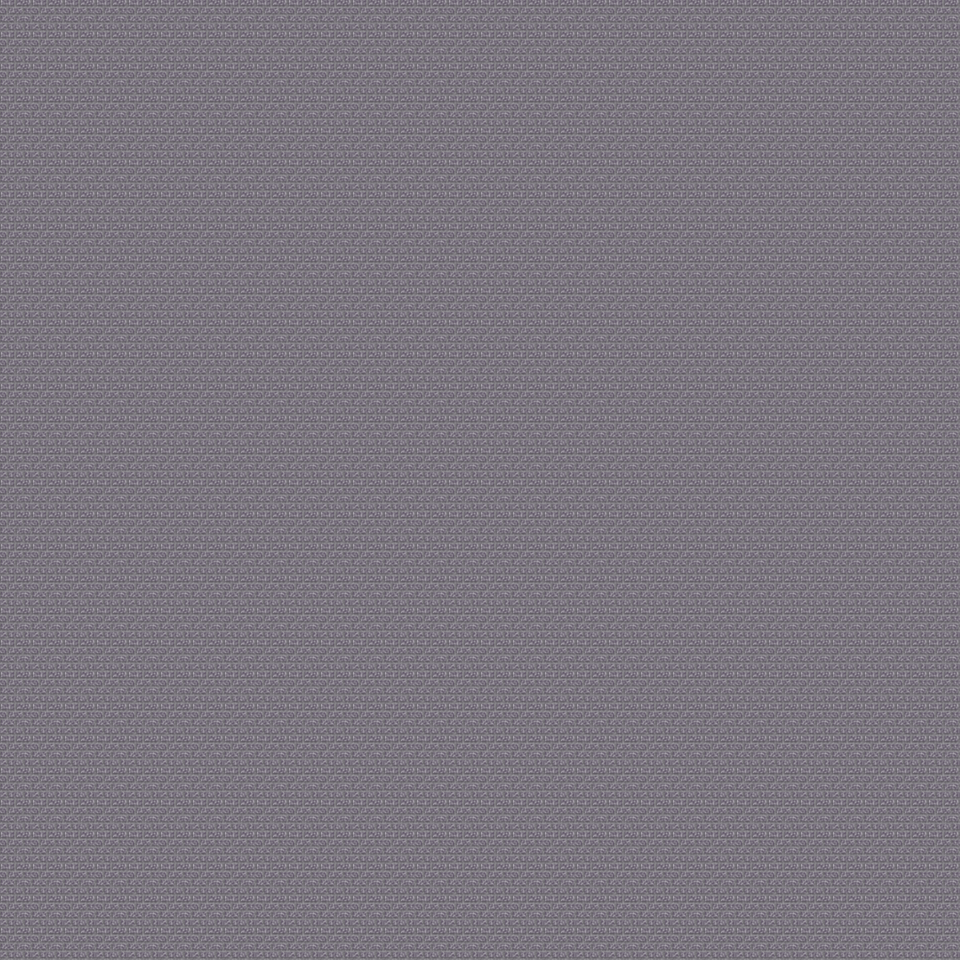

A level layout from a 2D game, rendered from its tile map. Below: a short description, then the map file with tile-grid data replaced by summaries:
An orthogonal 30x30 tile map with 32x32 px tiles, 6 tile layers (Ground, Object, Object2, Above, ...), 60 tilesets.

<map version="1.0" orientation="orthogonal" renderorder="right-down" width="30" height="30" tilewidth="32" tileheight="32" nextobjectid="1">
  <tileset firstgid="1" name="tileset_ground_indoor_tiles" tilewidth="32" tileheight="32" tilecount="8" columns="2">
    <image source="../drawable/tileset_ground_indoor_tiles.png" width="64" height="128" />
  </tileset>
  <tileset firstgid="9" name="tileset_ground_ground" tilewidth="32" tileheight="32" tilecount="33" columns="3">
    <image source="../drawable/tileset_ground_ground.png" width="96" height="352" />
  </tileset>
  <tileset firstgid="42" name="tileset_building_castle" tilewidth="32" tileheight="32" tilecount="320" columns="20">
    <image source="../drawable/tileset_building_castle.png" width="640" height="512" />
  </tileset>
  <tileset firstgid="362" name="tileset_furniture_carpet_carpets_2" tilewidth="32" tileheight="32" tilecount="20" columns="4">
    <image source="../drawable/tileset_furniture_carpet_carpets_2.png" width="128" height="160" />
  </tileset>
  <tileset firstgid="382" name="tileset_ground_ground_2" tilewidth="32" tileheight="32" tilecount="4" columns="4">
    <image source="../drawable/tileset_ground_ground_2.png" width="128" height="32" />
  </tileset>
  <tileset firstgid="386" name="tileset_building_church" tilewidth="32" tileheight="32" tilecount="56" columns="8">
    <image source="../drawable/tileset_building_church.png" width="256" height="224" />
  </tileset>
  <tileset firstgid="442" name="tileset_ground_indoor_church_tiles" tilewidth="32" tileheight="32" tilecount="2" columns="2">
    <image source="../drawable/tileset_ground_indoor_church_tiles.png" width="64" height="32" />
  </tileset>
  <tileset firstgid="444" name="tileset_ground_water_pool" tilewidth="32" tileheight="32" tilecount="72" columns="3">
    <image source="../drawable/tileset_ground_water_pool.png" width="96" height="768" />
  </tileset>
  <tileset firstgid="516" name="tileset_building_entrance_int_iron_bars" tilewidth="32" tileheight="32" tilecount="12" columns="3">
    <image source="../drawable/tileset_building_entrance_int_iron_bars.png" width="96" height="128" />
  </tileset>
  <tileset firstgid="528" name="tileset_plant_bush_hedge" tilewidth="32" tileheight="32" tilecount="35" columns="5">
    <image source="../drawable/tileset_plant_bush_hedge.png" width="160" height="224" />
  </tileset>
  <tileset firstgid="563" name="tileset_building_wall_wall_brown" tilewidth="32" tileheight="32" tilecount="12" columns="3">
    <image source="../drawable/tileset_building_wall_wall_brown.png" width="96" height="128" />
  </tileset>
  <tileset firstgid="575" name="tileset_ground_cobbled_paving" tilewidth="32" tileheight="32" tilecount="1" columns="1">
    <image source="../drawable/tileset_ground_cobbled_paving.png" width="32" height="32" />
  </tileset>
  <tileset firstgid="576" name="tileset_building_wall_wood" tilewidth="32" tileheight="32" tilecount="16" columns="4">
    <image source="../drawable/tileset_building_wall_wood.png" width="128" height="128" />
  </tileset>
  <tileset firstgid="592" name="tileset_plant_leaves" tilewidth="32" tileheight="32" tilecount="8" columns="4">
    <image source="../drawable/tileset_plant_leaves.png" width="128" height="64" />
  </tileset>
  <tileset firstgid="600" name="tileset_furniture_sink_pale_brown_stone" tilewidth="32" tileheight="32" tilecount="4" columns="2">
    <image source="../drawable/tileset_furniture_sink_pale_brown_stone.png" width="64" height="64" />
  </tileset>
  <tileset firstgid="604" name="tileset_item_statue_grey_stone" tilewidth="32" tileheight="32" tilecount="4" columns="2">
    <image source="../drawable/tileset_item_statue_grey_stone.png" width="64" height="64" />
  </tileset>
  <tileset firstgid="608" name="tileset_ground_grass_edges" tilewidth="32" tileheight="32" tilecount="36" columns="12">
    <image source="../drawable/tileset_ground_grass_edges.png" width="384" height="96" />
  </tileset>
  <tileset firstgid="644" name="tileset_item_statue_cross" tilewidth="32" tileheight="32" tilecount="1" columns="1">
    <image source="../drawable/tileset_item_statue_cross.png" width="32" height="32" />
  </tileset>
  <tileset firstgid="645" name="tileset_item_gothic_large_gravestone" tilewidth="32" tileheight="32" tilecount="9" columns="3">
    <image source="../drawable/tileset_item_gothic_large_gravestone.png" width="96" height="96" />
  </tileset>
  <tileset firstgid="654" name="tileset_building_fence_fence_chunky" tilewidth="32" tileheight="32" tilecount="21" columns="3">
    <image source="../drawable/tileset_building_fence_fence_chunky.png" width="96" height="224" />
  </tileset>
  <tileset firstgid="675" name="tileset_plant_flower_daisy_blue" tilewidth="32" tileheight="32" tilecount="8" columns="2">
    <image source="../drawable/tileset_plant_flower_daisy_blue.png" width="64" height="128" />
  </tileset>
  <tileset firstgid="683" name="tileset_plant_flower_daisy_red" tilewidth="32" tileheight="32" tilecount="8" columns="2">
    <image source="../drawable/tileset_plant_flower_daisy_red.png" width="64" height="128" />
  </tileset>
  <tileset firstgid="691" name="tileset_plant_flower_daisy_yellow" tilewidth="32" tileheight="32" tilecount="8" columns="2">
    <image source="../drawable/tileset_plant_flower_daisy_yellow.png" width="64" height="128" />
  </tileset>
  <tileset firstgid="699" name="tileset_building_door_door_n" tilewidth="32" tileheight="32" tilecount="6" columns="3">
    <image source="../drawable/tileset_building_door_door_n.png" width="96" height="64" />
  </tileset>
  <tileset firstgid="705" name="tileset_plant_flower_daisy_white" tilewidth="32" tileheight="32" tilecount="8" columns="2">
    <image source="../drawable/tileset_plant_flower_daisy_white.png" width="64" height="128" />
  </tileset>
  <tileset firstgid="713" name="tileset_building_door_closed_with_key" tilewidth="32" tileheight="32" tilecount="1" columns="1">
    <image source="../drawable/tileset_building_door_closed_with_key.png" width="32" height="32" />
  </tileset>
  <tileset firstgid="714" name="tileset_building_window_window_right" tilewidth="32" tileheight="32" tilecount="2" columns="2">
    <image source="../drawable/tileset_building_window_window_right.png" width="64" height="32" />
  </tileset>
  <tileset firstgid="716" name="tileset_building_roof_red" tilewidth="32" tileheight="32" tilecount="20" columns="5">
    <image source="../drawable/tileset_building_roof_red.png" width="160" height="128" />
  </tileset>
  <tileset firstgid="736" name="tileset_building_window_window_left" tilewidth="32" tileheight="32" tilecount="2" columns="2">
    <image source="../drawable/tileset_building_window_window_left.png" width="64" height="32" />
  </tileset>
  <tileset firstgid="738" name="tileset_building_window_window_long" tilewidth="32" tileheight="32" tilecount="3" columns="3">
    <image source="../drawable/tileset_building_window_window_long.png" width="96" height="32" />
  </tileset>
  <tileset firstgid="741" name="tileset_building_roof_yellow" tilewidth="32" tileheight="32" tilecount="20" columns="5">
    <image source="../drawable/tileset_building_roof_yellow.png" width="160" height="128" />
  </tileset>
  <tileset firstgid="761" name="tileset_building_roof_green" tilewidth="32" tileheight="32" tilecount="20" columns="5">
    <image source="../drawable/tileset_building_roof_green.png" width="160" height="128" />
  </tileset>
  <tileset firstgid="781" name="tileset_building_roof_blue" tilewidth="32" tileheight="32" tilecount="20" columns="5">
    <image source="../drawable/tileset_building_roof_blue.png" width="160" height="128" />
  </tileset>
  <tileset firstgid="801" name="tileset_building_decoration_chimney_big" tilewidth="32" tileheight="32" tilecount="2" columns="1">
    <image source="../drawable/tileset_building_decoration_chimney_big.png" width="32" height="64" />
  </tileset>
  <tileset firstgid="803" name="tileset_logic_collision" tilewidth="32" tileheight="32" tilecount="1" columns="1">
    <image source="../drawable/tileset_logic_collision.png" width="32" height="32" />
  </tileset>
  <tileset firstgid="804" name="tileset_ground_water_pool_deep" tilewidth="32" tileheight="32" tilecount="72" columns="3">
    <image source="../drawable/tileset_ground_water_pool_deep.png" width="96" height="768" />
  </tileset>
  <tileset firstgid="876" name="tileset_ground_grass_corners" tilewidth="32" tileheight="32" tilecount="24" columns="6">
    <image source="../drawable/tileset_ground_grass_corners.png" width="192" height="128" />
  </tileset>
  <tileset firstgid="900" name="tileset_building_door_closed" tilewidth="32" tileheight="32" tilecount="1" columns="1">
    <image source="../drawable/tileset_building_door_closed.png" width="32" height="32" />
  </tileset>
  <tileset firstgid="901" name="tileset_building_decoration_numbers" tilewidth="32" tileheight="32" tilecount="20" columns="2">
    <image source="../drawable/tileset_building_decoration_numbers.png" width="64" height="320" />
  </tileset>
  <tileset firstgid="921" name="tileset_furniture_other_stick" tilewidth="32" tileheight="32" tilecount="2" columns="1">
    <image source="../drawable/tileset_furniture_other_stick.png" width="32" height="64" />
  </tileset>
  <tileset firstgid="923" name="tileset_ground_green_paving" tilewidth="32" tileheight="32" tilecount="18" columns="3">
    <image source="../drawable/tileset_ground_green_paving.png" width="96" height="192" />
  </tileset>
  <tileset firstgid="941" name="tileset_furniture_light_lamp_bronze" tilewidth="32" tileheight="32" tilecount="3" columns="1">
    <image source="../drawable/tileset_furniture_light_lamp_bronze.png" width="32" height="96" />
  </tileset>
  <tileset firstgid="944" name="tileset_plant_tree_pine_tree_1" tilewidth="32" tileheight="32" tilecount="20" columns="4">
    <image source="../drawable/tileset_plant_tree_pine_tree_1.png" width="128" height="160" />
  </tileset>
  <tileset firstgid="964" name="tileset_plant_tree_pine_tree" tilewidth="32" tileheight="32" tilecount="20" columns="4">
    <image source="../drawable/tileset_plant_tree_pine_tree.png" width="128" height="160" />
  </tileset>
  <tileset firstgid="984" name="tileset_plant_flower_flowers_mixed" tilewidth="32" tileheight="32" tilecount="16" columns="4">
    <image source="../drawable/tileset_plant_flower_flowers_mixed.png" width="128" height="128" />
  </tileset>
  <tileset firstgid="1000" name="tileset_furniture_chair_bench_wooden" tilewidth="32" tileheight="32" tilecount="8" columns="2">
    <image source="../drawable/tileset_furniture_chair_bench_wooden.png" width="64" height="128" />
  </tileset>
  <tileset firstgid="1008" name="tileset_plant_stump_int_small_stump" tilewidth="32" tileheight="32" tilecount="1" columns="1">
    <image source="../drawable/tileset_plant_stump_int_small_stump.png" width="32" height="32" />
  </tileset>
  <tileset firstgid="1009" name="tileset_object_suspension_bridge" tilewidth="32" tileheight="32" tilecount="24" columns="3">
    <image source="../drawable/tileset_object_suspension_bridge.png" width="96" height="256" />
  </tileset>
  <tileset firstgid="1033" name="tileset_object_row_boat" tilewidth="32" tileheight="32" tilecount="30" columns="6">
    <image source="../drawable/tileset_object_row_boat.png" width="192" height="160" />
  </tileset>
  <tileset firstgid="1063" name="tileset_building_huts" tilewidth="32" tileheight="32" tilecount="338" columns="26">
    <image source="../drawable/tileset_building_huts.png" width="832" height="416" />
  </tileset>
  <tileset firstgid="1401" name="tileset_item_fishing_nets" tilewidth="32" tileheight="32" tilecount="6" columns="3">
    <image source="../drawable/tileset_item_fishing_nets.png" width="96" height="64" />
  </tileset>
  <tileset firstgid="1407" name="tileset_item_textile_laundry" tilewidth="32" tileheight="32" tilecount="16" columns="4">
    <image source="../drawable/tileset_item_textile_laundry.png" width="128" height="128" />
  </tileset>
  <tileset firstgid="1423" name="tileset_item_pot_barrels_1" tilewidth="32" tileheight="32" tilecount="8" columns="4">
    <image source="../drawable/tileset_item_pot_barrels_1.png" width="128" height="64" />
  </tileset>
  <tileset firstgid="1431" name="tileset_ground_earth_edges" tilewidth="32" tileheight="32" tilecount="18" columns="6">
    <image source="../drawable/tileset_ground_earth_edges.png" width="192" height="96" />
  </tileset>
  <tileset firstgid="1449" name="tileset_item_pot_wooden_crates" tilewidth="32" tileheight="32" tilecount="6" columns="3">
    <image source="../drawable/tileset_item_pot_wooden_crates.png" width="96" height="64" />
  </tileset>
  <tileset firstgid="1455" name="tileset_plant_tree_tree_green" tilewidth="32" tileheight="32" tilecount="88" columns="8">
    <image source="../drawable/tileset_plant_tree_tree_green.png" width="256" height="352" />
  </tileset>
  <tileset firstgid="1543" name="tileset_ground_ladder_vertical_dark" tilewidth="32" tileheight="32" tilecount="3" columns="3">
    <image source="../drawable/tileset_ground_ladder_vertical_dark.png" width="96" height="32" />
  </tileset>
  <tileset firstgid="1546" name="tileset_item_flagpole" tilewidth="32" tileheight="32" tilecount="3" columns="1">
    <image source="../drawable/tileset_item_flagpole.png" width="32" height="96" />
  </tileset>
  <tileset firstgid="1549" name="tileset_item_banners_flag" tilewidth="32" tileheight="32" tilecount="12" columns="3">
    <image source="../drawable/tileset_item_banners_flag.png" width="96" height="128" />
  </tileset>
  <tileset firstgid="1561" name="tileset_logic_protection" tilewidth="32" tileheight="32" tilecount="2" columns="2">
    <image source="../drawable/tileset_logic_protection.png" width="64" height="32" />
  </tileset>
  <layer name="Ground" width="30" height="30">
    <data>[900 cells, 900 non-empty, 4 distinct tile ids]</data>
  </layer>
  <layer name="Object" width="30" height="30">
    <data>[900 cells, 175 non-empty, 17 distinct tile ids]</data>
  </layer>
  <layer name="Object2" width="30" height="30">
    <data>[900 cells, 22 non-empty, 1 distinct tile ids]</data>
  </layer>
  <layer name="Above" width="30" height="30">
    <data>[900 cells, 56 non-empty, 6 distinct tile ids]</data>
  </layer>
  <layer name="Above2" width="30" height="30">
    <data>[900 cells, 0 non-empty, 0 distinct tile ids]</data>
  </layer>
  <layer name="Walkable" width="30" height="30">
    <data>[900 cells, 900 non-empty, 1 distinct tile ids]</data>
  </layer>
  <objectgroup name="MapEvents" />
</map>
